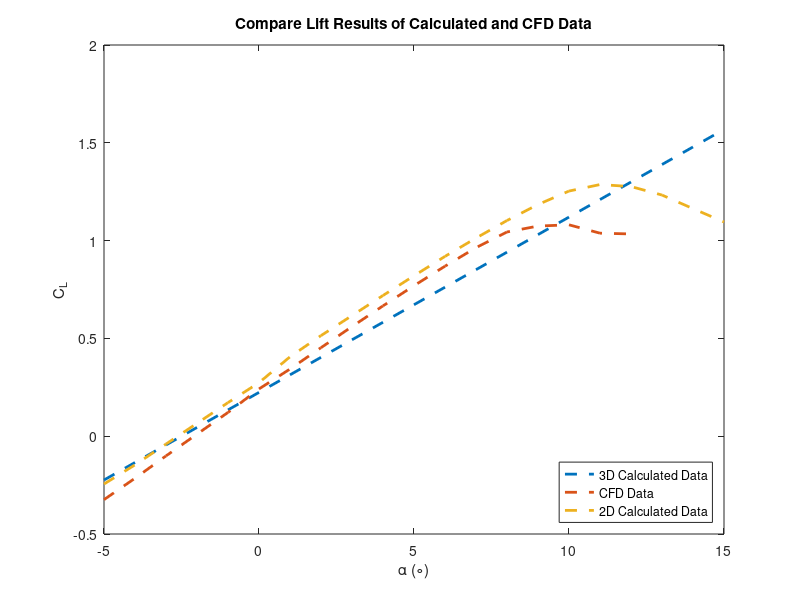
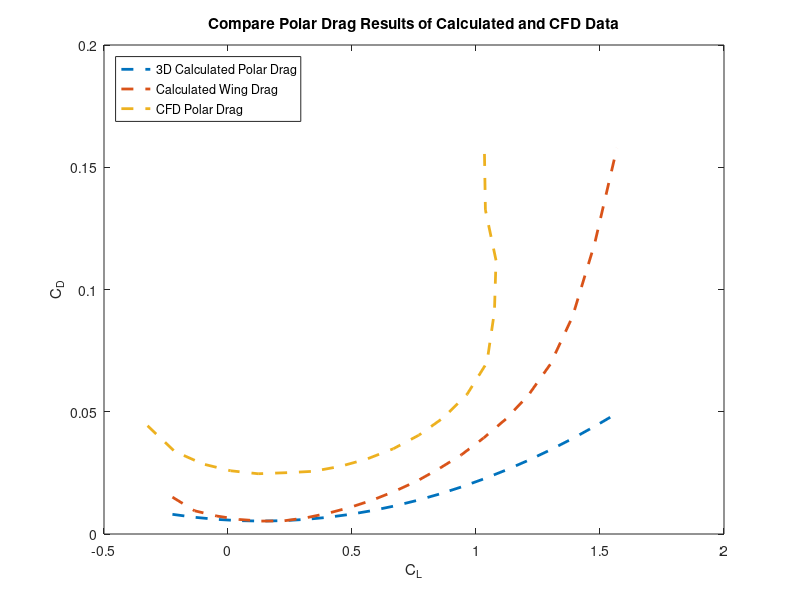
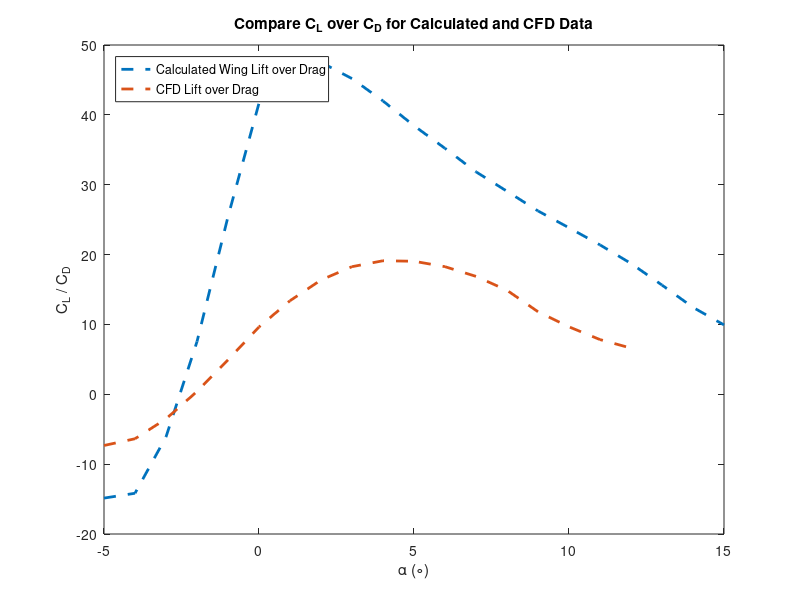
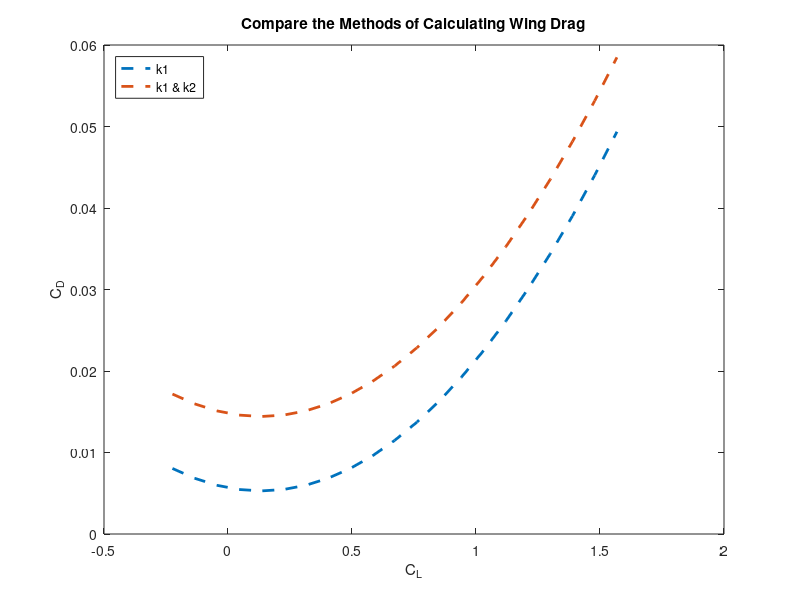

MATLAB code to generate these figures, in order:
clc
clear all
% 3D lift calculations
data2D = [
        -5.0000 -0.2446 0.0140;
        -4.0000 -0.1465 0.0091;
        -3.0000 -0.0401 0.0073;
        -2.0000 0.0658 0.0059;
        -1.0000 0.1717 0.0049;
        0.0000 0.2737 0.0043;
        1.0000 0.4058 0.0045;
        2.0000 0.5143 0.0050;
        3.0000 0.6167 0.0057;
        4.0000 0.7194 0.0066;
        5.0000 0.8201 0.0078;
        6.0000 0.9193 0.0092;
        7.0000 1.0129 0.0112;
        8.0000 1.1027 0.0134;
        9.0000 1.1844 0.0165;
        10.0000 1.2533 0.0201;
        11.0000 1.2865 0.0252;
        12.0000 1.2763 0.0332;
        13.0000 1.2329 0.0475;
        14.0000 1.1635 0.0720;
        15.0000 1.0951 0.1052;
        ];
    
alpha = data2D(:,1); % Angle of attack
Clift = data2D(:,2); % 2D coefficient of lift
CDrag = data2D(:,3); % 2D coefficient of drag

e = 0.9; % Span efficiency factor
AR = 16.5; % Aspect Ratio

%linear region
alpha_Upper = 5;
alpha_Lower = 4;

%Find index of alpha values
x1=find(data2D(:,1)==alpha_Lower);
x2=find(data2D(:,1)==alpha_Upper);

%initial estimate of alpha
a_0 = (Clift(x2)-Clift(x1))/(alpha(x2)-alpha(x1));

%estimate alpha for finite wing
a = (a_0)/(1 + ((57.3 * a_0)/(pi * e * AR)));

%find zero lift angle of attack
sign = find(Clift>0,1);
Alpha0 = mean([alpha(sign), alpha(sign - 1)]);

%use alpha to calculate cl
CL_3D = a .* ( alpha - Alpha0);
 
% 3D coefficient of drag
D_i = (CL_3D).^2 ./ (pi*e*AR);

%calculate total drag for wing
WingD = CDrag + D_i;

%find min drag alpha value
alpha_MinDrag = alpha(find(WingD == min(WingD)));
CL_MinDrag = a * (alpha_MinDrag - Alpha0);

%define variables
%oswald's efficiency factor
e0 = 1.78 * (1 - 0.045 .* AR.^(0.68)) - 0.64;
k1 = 1 / (pi * e * AR);
k2 = -2 * k1 * CL_MinDrag;

CFE = .004;
SWet = 1.2874 + .784142 + .1992;
Sref = .63;
CD_minalt = CFE * SWet / Sref; 
CD_0alt = CD_minalt + k1 * CL_MinDrag^2;
CDalt = CD_0alt + k1 * CL_3D .^2 + k2 * CL_3D;

%total polar drag for aircraft
CD_Polar = min(WingD) + k1 * ((CL_3D - CL_MinDrag) .^ 2);

%For CFD
dataCFD=[
    -5,-0.32438,0.044251;
    -4,-0.21503,0.033783;
    -3,-0.10081,0.028627;
    -2,0.010503,0.025864;
    -1,0.12155,0.024643;
    0,0.24163,0.025099;
    1,0.34336,0.025635;
    2,0.45256,0.02766;
    3,0.56037,0.030677;
    4,0.66625,0.034855;
    5,0.76942,0.040403;
    6,0.86923,0.04759;
    7,0.96386,0.057108;
    8,1.0441,0.070132;
    9,1.0743,0.090921;
    10,1.0807,0.11193;
    11,1.0379,0.13254;
    12,1.034,0.15645;
    ];
alphaCFD = dataCFD(:,1); % Angle of attack
CliftCFD = dataCFD(:,2); % 3D coefficient of lift
CDragCFD = dataCFD(:,3); % 3D coefficient of drag

%% plot and compare the lift with respect to alpha
figure(1)
plot(alpha, CL_3D, '--', 'LineWidth', 2);
hold on
plot(alphaCFD, CliftCFD, '--', 'LineWidth', 2);
hold on
plot(alpha, Clift, '--', 'LineWidth', 2);
hold off

%mark each plot
title('Compare Lift Results of Calculated and CFD Data');
legend('3D Calculated Data', 'CFD Data', '2D Calculated Data', 'Location', 'Southeast');
xlabel('\alpha (\circ)');
ylabel('C_L');

%% compare the Drag with respect to lift
figure(2)
plot(CL_3D, CD_Polar, '--', 'LineWidth', 2);
hold on
plot(CL_3D, WingD, '--', 'LineWidth', 2);
hold on
plot(CliftCFD, CDragCFD, '--', 'LineWidth', 2);
hold off
title('Compare Polar Drag Results of Calculated and CFD Data');
legend('3D Calculated Polar Drag', 'Calculated Wing Drag', 'CFD Polar Drag', 'Location', 'Northwest');
xlabel('C_L');
ylabel('C_D');

%% Plot and compare the C_L/C_D with respect to alpha
figure(3)
CLCD3D =  CL_3D./WingD;
CLCDCFD = CliftCFD./CDragCFD;
plot(alpha, CLCD3D, '--', 'LineWidth', 2);
hold on
plot(alphaCFD, CLCDCFD, '--', 'LineWidth', 2);
hold off
title('Compare C_L over C_D for Calculated and CFD Data');
legend('Calculated Wing Lift over Drag', 'CFD Lift over Drag', 'Location', 'Northwest');
xlabel('\alpha (\circ)');
ylabel('C_L / C_D');

%% compare methods for finding drag polar
figure(4)
plot(CL_3D, CD_Polar, '--', 'LineWidth', 2);
hold on
plot(CL_3D, CDalt, '--', 'LineWidth', 2);
hold off;
title('Compare the Methods of Calculating Wing Drag');
legend('k1', 'k1 & k2', 'Location', 'Northwest');
xlabel('C_L');
ylabel('C_D');